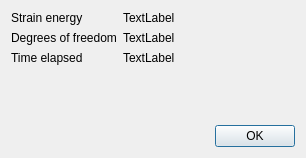
<?xml version="1.0" encoding="UTF-8"?>
<ui version="4.0">
 <class>AnalysisSummaryDialog</class>
 <widget class="QDialog" name="AnalysisSummaryDialog">
  <property name="geometry">
   <rect>
    <x>0</x>
    <y>0</y>
    <width>306</width>
    <height>158</height>
   </rect>
  </property>
  <property name="windowTitle">
   <string>Analysis summary</string>
  </property>
  <layout class="QVBoxLayout" name="verticalLayout">
   <item>
    <layout class="QFormLayout" name="formLayout">
     <item row="0" column="0">
      <widget class="QLabel" name="labelEnergyText">
       <property name="text">
        <string>Strain energy</string>
       </property>
      </widget>
     </item>
     <item row="0" column="1">
      <widget class="QLabel" name="labelEnergy">
       <property name="text">
        <string>TextLabel</string>
       </property>
      </widget>
     </item>
     <item row="1" column="0">
      <widget class="QLabel" name="labelDoFText">
       <property name="text">
        <string>Degrees of freedom</string>
       </property>
      </widget>
     </item>
     <item row="1" column="1">
      <widget class="QLabel" name="labelDoF">
       <property name="text">
        <string>TextLabel</string>
       </property>
      </widget>
     </item>
     <item row="2" column="0">
      <widget class="QLabel" name="labelTimeText">
       <property name="text">
        <string>Time elapsed</string>
       </property>
      </widget>
     </item>
     <item row="2" column="1">
      <widget class="QLabel" name="labelTime">
       <property name="text">
        <string>TextLabel</string>
       </property>
      </widget>
     </item>
    </layout>
   </item>
   <item>
    <widget class="QDialogButtonBox" name="buttonBox">
     <property name="orientation">
      <enum>Qt::Horizontal</enum>
     </property>
     <property name="standardButtons">
      <set>QDialogButtonBox::Ok</set>
     </property>
    </widget>
   </item>
  </layout>
 </widget>
 <resources/>
 <connections>
  <connection>
   <sender>buttonBox</sender>
   <signal>accepted()</signal>
   <receiver>AnalysisSummaryDialog</receiver>
   <slot>accept()</slot>
   <hints>
    <hint type="sourcelabel">
     <x>248</x>
     <y>254</y>
    </hint>
    <hint type="destinationlabel">
     <x>157</x>
     <y>274</y>
    </hint>
   </hints>
  </connection>
  <connection>
   <sender>buttonBox</sender>
   <signal>rejected()</signal>
   <receiver>AnalysisSummaryDialog</receiver>
   <slot>reject()</slot>
   <hints>
    <hint type="sourcelabel">
     <x>316</x>
     <y>260</y>
    </hint>
    <hint type="destinationlabel">
     <x>286</x>
     <y>274</y>
    </hint>
   </hints>
  </connection>
 </connections>
</ui>
